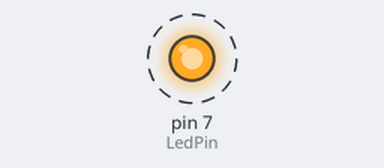
Bench run of a program on a simulated Raspberry Pi (header pin numbers), started with the argument blink. Parts: output pins drawn as LEDs (lit = HIGH). Dashed ring = blinking.

Above: at 0.2 s.
Timing chart, 0 to 3.0 s (numbered marks = the images above):
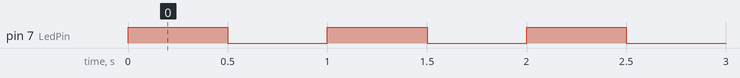

Measured:
- by itself, pin 7 (LedPin): alternates HIGH for 0.50 s and LOW for 0.50 s

The program:

blink_fade.py
```python
'''=====================================================================
  This program is free software: you can redistribute it and/or modify
  it under the terms of the GNU General Public License as published by
  the Free Software Foundation, either version 3 of the License, or
  (at your option) any later version.

  This program is distributed in the hope that it will be useful,
  but WITHOUT ANY WARRANTY; without even the implied warranty of
  MERCHANTABILITY or FITNESS FOR A PARTICULAR PURPOSE.  See the
  GNU General Public License for more details.

  You should have received a copy of the GNU General Public License
  along with this program.  If not, see <http://www.gnu.org/licenses/>.
  ---------------------------------------------------------------------
  Purpose : Use RPi.GPIO module to blink or fade an LED.
            Fading uses software PWM since RPi.GPIO module does not
            support hardware PWM. Note that RPi.GPIO is available by
            default on Raspbian Jessie and Stretch.
  Date    : 10 Mar 2016
  Boards  : Raspberry Pi 2, 3
  =====================================================================
'''

# Wiki examples on RPi.GPIO:
# https://sourceforge.net/p/raspberry-gpio-python/wiki/Examples/

import time
import sys
from itertools import chain
import RPi.GPIO as GPIO


def blink(pin, n=1):
    for _ in range(n):
        GPIO.output(pin, True)
        time.sleep(0.5)
        GPIO.output(pin, False)
        time.sleep(0.5)


def fade(pin, n=1000):
    pwm = GPIO.PWM(pin, 100)
    pwm.start(0)
    try:
        for _ in range(n):
            for dc in chain(range(0, 101, 5), range(100, -1, -5)):
                pwm.ChangeDutyCycle(dc)
                time.sleep(0.05)
    except KeyboardInterrupt:
        pwm.stop()
        raise KeyboardInterrupt
    pwm.stop()


if __name__ == '__main__':
    if len(sys.argv) != 2 or sys.argv[1] not in ['blink', 'fade']:
        print("Please provide a valid command for LED. Valid commands: blink, fade")
        print("Syntax: {} (blink|fade)".format(sys.argv[0]))
        exit(1)

    ledcmd = sys.argv[1]
    LedPin = 7 # GPIO7 for board numbering; GPIO4 for BCM numbering
    GPIO.setmode(GPIO.BOARD)
    GPIO.setup(LedPin, GPIO.OUT)

    try:
        while True:
            if ledcmd == 'blink':
                blink(LedPin)
            else:
                fade(LedPin)
    except KeyboardInterrupt:
        pass
    finally:
        GPIO.cleanup()
```
